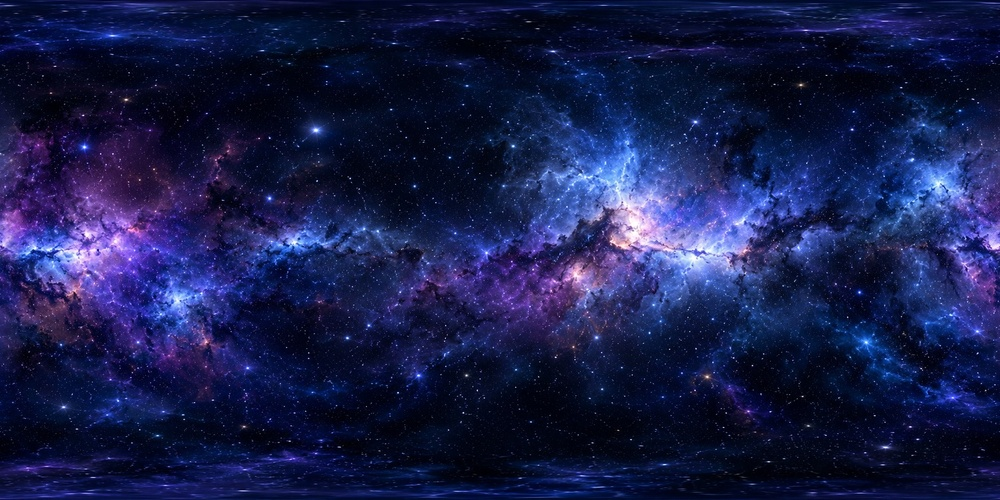
#> input picture space-src.jpg, 1000 x 500 px, shrunk from 1774 x 887 before the run
$ python sky-stars.py
#> lines starting #> are read from the running program, lines starting #| are printed output that depends on the picture; after the words box and inside, x2 and y2 are one past the last pixel; in counts of white or black regions, pixels touching at a corner belong together
"""空のパノラマから星を抜き出す。

space-src.jpg (送ってもらった元の絵) を読み、
  - 小さく光る点 (星) を見つけて、まわりの色で塗りつぶした絵を space.jpg に書く
  - 見つけた星の位置・明るさ・色を stars.js (window.SKY_STARS) に書く
app.js は星を画面の解像度で点として描き直す。元の絵は 1774x887 しかなく、
画面では 2.6〜3.4 倍に引き伸ばされて星がぼやけた玉に見えるため。

  python3 sky-stars.py
"""
import base64
import numpy as np
from PIL import Image

src = np.asarray(Image.open('space-src.jpg').convert('RGB')).astype(float)
H, W, _ = src.shape
L = src.mean(2)
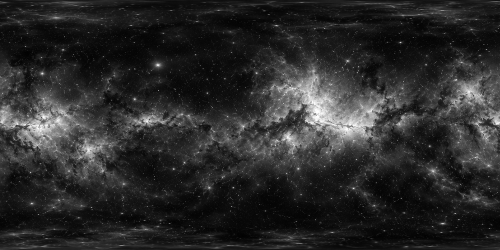
#> L: shape (500, 1000) float64 (shown at 1/2 size); min 1.67, max 255, mean 42.8


def shift(a, dx, dy):
#> called with dx = 4, dy = 0
    return np.roll(np.roll(a, dy, 0), dx, 1)


def ring(R, n=16):
    return [(int(round(R * np.cos(t))), int(round(R * np.sin(t)))) for t in np.linspace(0, 2 * np.pi, n, endpoint=False)]


# 星: まわり (半径 4 の輪の中央値) よりはっきり明るい、3x3 でいちばん明るい点。明るい星雲の上ほど線を上げる
bg = np.median(np.stack([shift(L, dx, dy) for dx, dy in ring(4)]), 0)
#> in shift (call 15), `return np.roll(np.roll(a, dy, 0), dx, 1)`:
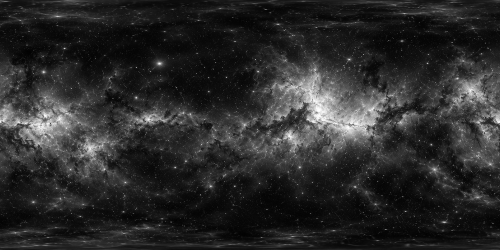
#> returned value: shape (500, 1000) float64 (shown at 1/2 size); min 1.67, max 255, mean 42.8
#> in shift (call 16), `return np.roll(np.roll(a, dy, 0), dx, 1)`:
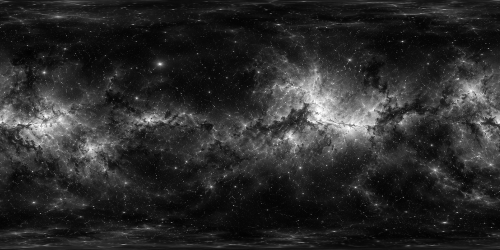
#> returned value: shape (500, 1000) float64 (shown at 1/2 size); min 1.67, max 255, mean 42.8
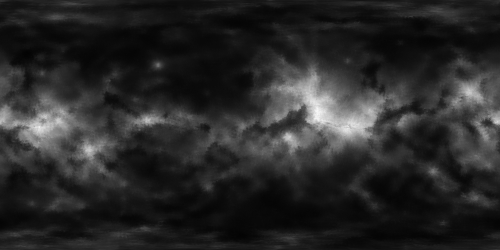
#> bg: shape (500, 1000) float64 (shown at 1/2 size); min 3, max 249.5, mean 40.7
peak = L - bg
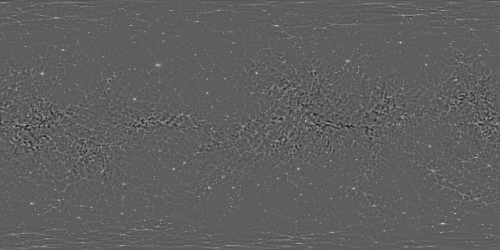
#> peak: shape (500, 1000) float64 (shown at 1/2 size); min -134.2, max 231, mean 2.1; drawn with min black and max white
top = np.ones_like(L, bool)
for dx in (-1, 0, 1):
    for dy in (-1, 0, 1):
        if dx or dy:
            top &= L >= shift(L, dx, dy)
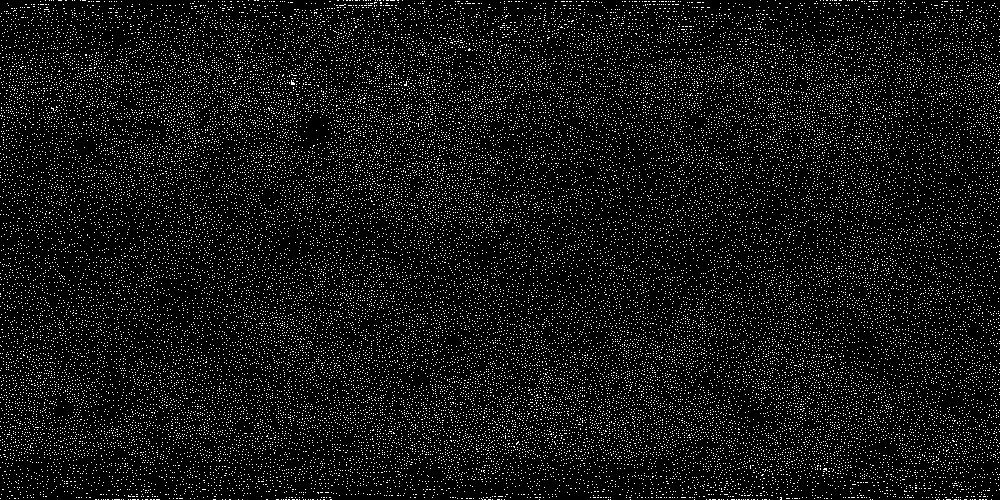
#> top: shape (500, 1000) bool; 7.9% white in thin lines or dots
ys, xs = np.where(top & (peak > 16 + 0.3 * bg))
#> ys = 7183 values from 1 to 498; xs = 7183 values, max 999 at index 276, min 0 at index 945, mean 502.2

clean = src.copy()
recs = []
for i in np.argsort(-peak[ys, xs]):          # 明るい星から (暗い星の埋め色に明るい星のにじみを使わない)
    x, y, p = xs[i], ys[i], peak[ys[i], xs[i]]
    r = 1
    for k in range(1, 4):
        v = np.mean([L[(y + dy) % H, (x + dx) % W] for dx, dy in ((k, 0), (-k, 0), (0, k), (0, -k))]) - bg[y, x]
        if v > p * 0.3:
            r = k + 1
        else:
            break
    rr = r + 1
    # 埋める色: 外側の輪のうち暗い方 5〜6 割の平均 (中央値だと星のにじみを拾って明るい円が残る)
    rv = np.array([clean[(y + dy) % H, (x + dx) % W] for dx, dy in ring(rr + 2, 32)])
    lum = rv.mean(1)
    b = rv[lum <= np.percentile(lum, 55)].mean(0)
    for dy in range(-rr - 1, rr + 2):
        for dx in range(-rr - 1, rr + 2):
            w = np.clip((rr + 1.0 - np.hypot(dx, dy)) / 1.5, 0, 1)
            if w > 0:
                yy, xx = (y + dy) % H, (x + dx) % W
                clean[yy, xx] = clean[yy, xx] * (1 - w) + b * w
    c = np.clip(src[y, x], 0, 255)
    recs.append((int(x), int(y), int(min(255, p)), int(c[0]), int(c[1]), int(c[2])))
#> this loop made 7183 passes
#> (i, x, y, p, rr, b, c) on passes 1 to 3: (5506, 466, 375, 231, 3, [6.61, 12, 33.78], [249, 254, 255]), (1660, 852, 129, 216.3, 3, [0.889, 11.89, 56.17], [234, 244, 255]), (1208, 126, 99, 215.8, 3, [17.53, 12.16, 37.68], [255, 238, 246])
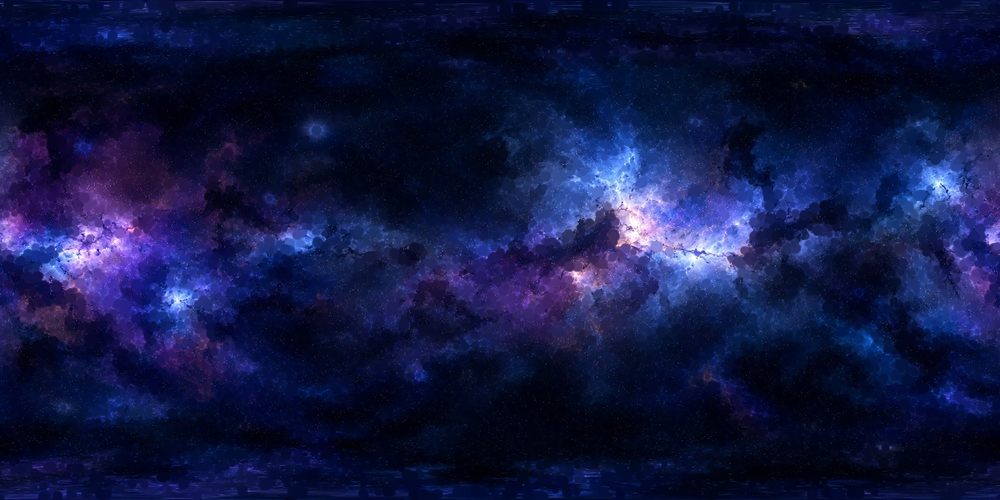
#> clean: shape (500, 1000, 3) float64; mean R, G, B 18.7, 24.6, 67.9
#> after the loop, recs = 7183 items, first 6: (466, 375, 231, 249, 254, 255), (852, 129, 216, 234, 244, 255), (126, 99, 215, 255, 238, 246), (917, 439, 213, 216, 219, 255), (802, 396, 213, 216, 215, 229), (449, 157, 212, 209, 230, 255)

Image.fromarray(np.clip(clean, 0, 255).astype(np.uint8)).save('space.jpg', quality=90)

# 1 つ 8 バイト: x (2) y (2) 明るさ (1) 色 r g b (3)。絵の大きさも先頭に入れる
buf = bytearray()
buf += W.to_bytes(2, 'little') + H.to_bytes(2, 'little')
for x, y, p, r, g, b in recs:
    buf += x.to_bytes(2, 'little') + y.to_bytes(2, 'little') + bytes((p, r, g, b))
#> this loop made 7183 passes
with open('stars.js', 'w') as f:
    f.write('// sky-stars.py が書く。空のパノラマ (space.jpg) から抜き出した星 %d 個 (x, y, 明るさ, r, g, b)\n' % len(recs))
    f.write("window.SKY_STARS = '%s';\n" % base64.b64encode(bytes(buf)).decode())
print(len(recs), 'stars', len(buf), 'bytes')
#| 7183 stars 57468 bytes

$ run again, with earth.jpg copied over space-src.jpg
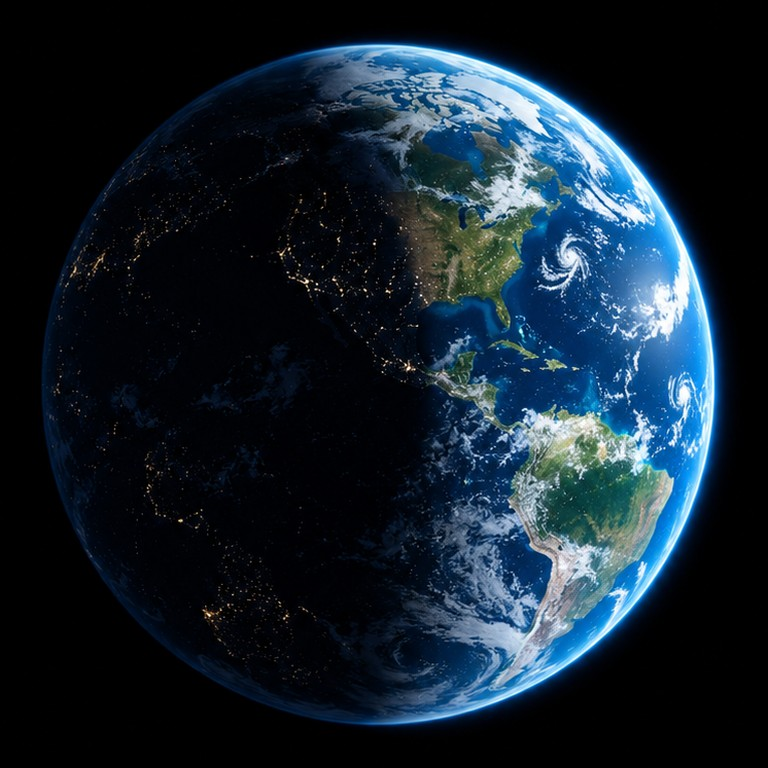
#> input picture earth.jpg, 768 x 768 px
#> after the loop `for dx in (-1, 0, 1):`:
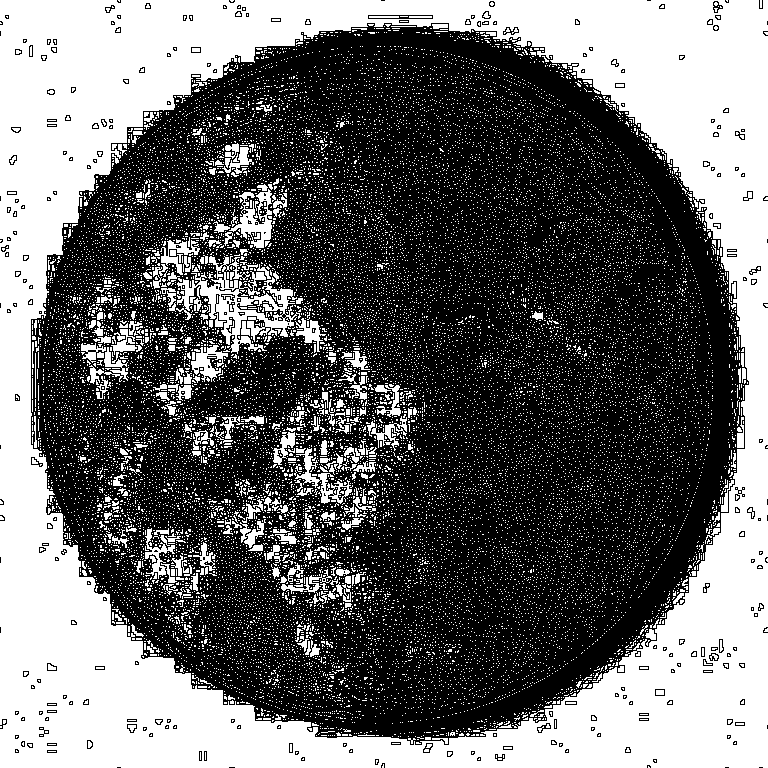
#> top: shape (768, 768) bool; 40.5% white; 23181 white regions (22872 under 20 px), largest, box (x1, y1, x2, y2) and area: (0, 0, 768, 768) 178249, (177, 271, 301, 354) 3077, (229, 189, 272, 248) 1007
#> ys = 3150 values from 46 to 723; xs = 3150 values, max 703 at index 1739, min 50 at index 1906, mean 412.2
#> the loop `for i in np.argsort(-peak[ys, xs]):` made 3150 passes
#> (i, x, y, p, rr, b, c) on passes 1 to 3: (844, 374, 243, 242.7, 3, [1.32, 2.21, 5.47], [253, 245, 242]), (1237, 365, 290, 236.3, 3, [5.7, 7.5, 12.1], [255, 248, 240]), (1153, 306, 281, 225.3, 4, [7.42, 5.16, 5], [255, 251, 230])
#> after the loop `for i in np.argsort(-peak[ys, xs]):`:
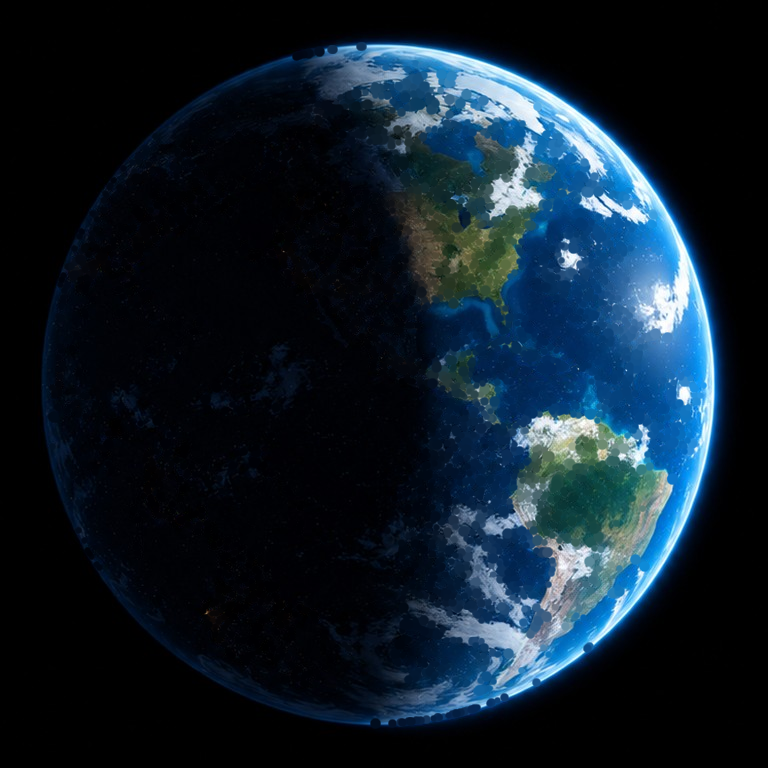
#> clean: shape (768, 768, 3) float64; mean R, G, B 16.1, 30.4, 42.5
#> after the loop `for i in np.argsort(-peak[ys, xs]):`: recs = 3150 items, first 6: (374, 243, 242, 253, 245, 242), (365, 290, 236, 255, 248, 240), (306, 281, 225, 255, 251, 230), (333, 279, 223, 252, 239, 231), (341, 290, 223, 245, 231, 218), (281, 254, 219, 255, 247, 214)
#> the loop `for x, y, p, r, g, b in recs:` made 3150 passes
#| 3150 stars 25204 bytes

$ run again, with hull.jpg copied over space-src.jpg
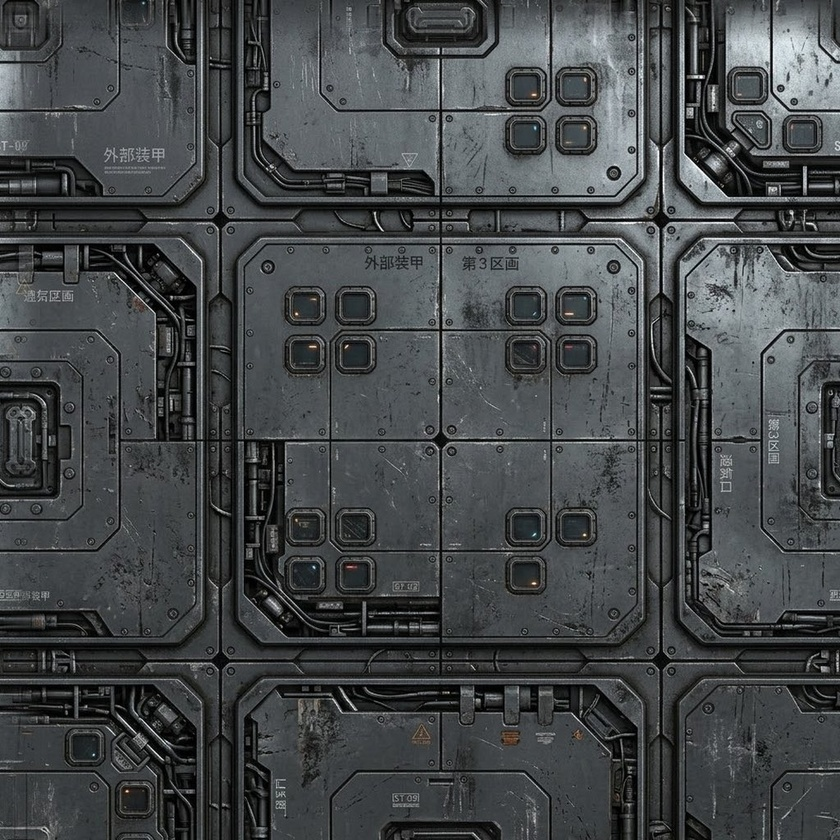
#> input picture hull.jpg, 840 x 840 px, shrunk from 1024 x 1024 before the run
#> after the loop `for dx in (-1, 0, 1):`:
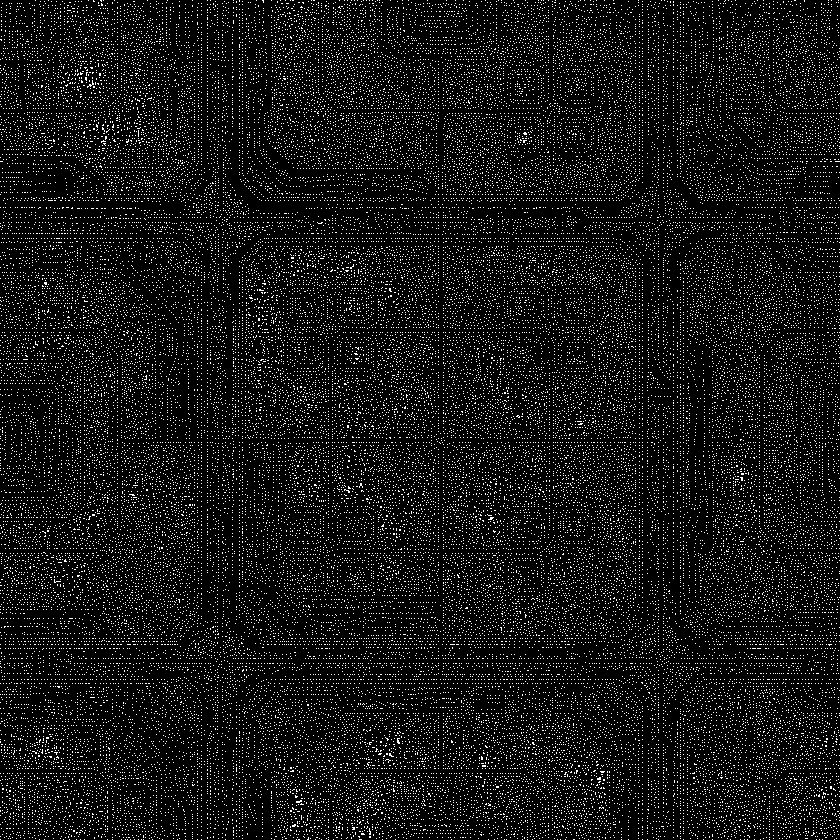
#> top: shape (840, 840) bool; 8.3% white in thin lines or dots
#> ys = 10957 values from 0 to 839; xs = 10957 values, max 839 at index 1327, min 0 at index 3526, mean 419.9
#> the loop `for i in np.argsort(-peak[ys, xs]):` made 10957 passes
#> (i, x, y, p, rr, b, c) on passes 1 to 3: (861, 701, 77, 240.7, 4, [15.56, 16.22, 16.56], [255, 254, 255]), (9587, 123, 720, 229.5, 3, [8.67, 10.5, 9.83], [244, 245, 247]), (9973, 156, 753, 217.5, 3, [8.78, 10.44, 9.94], [231, 233, 232])
#> after the loop `for i in np.argsort(-peak[ys, xs]):`:
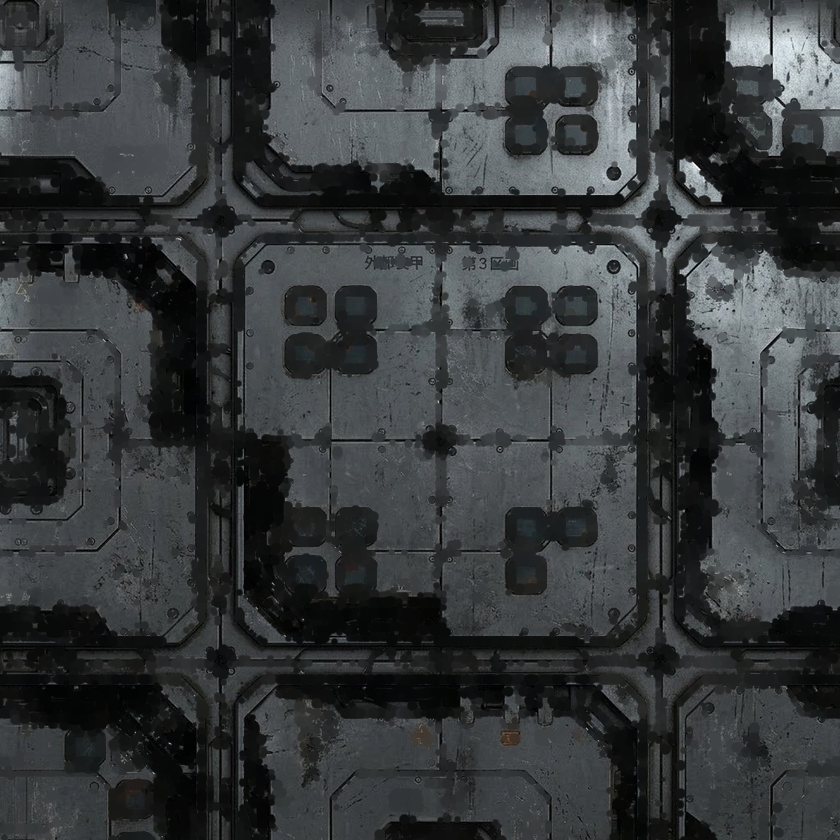
#> clean: shape (840, 840, 3) float64; mean R, G, B 55.3, 58.5, 60
#> after the loop `for i in np.argsort(-peak[ys, xs]):`: recs = 10957 items, first 6: (701, 77, 240, 255, 254, 255), (123, 720, 229, 244, 245, 247), (156, 753, 217, 231, 233, 232), (158, 755, 215, 229, 231, 230), (154, 751, 215, 227, 229, 228), (809, 223, 214, 244, 246, 245)
#> the loop `for x, y, p, r, g, b in recs:` made 10957 passes
#| 10957 stars 87660 bytes
